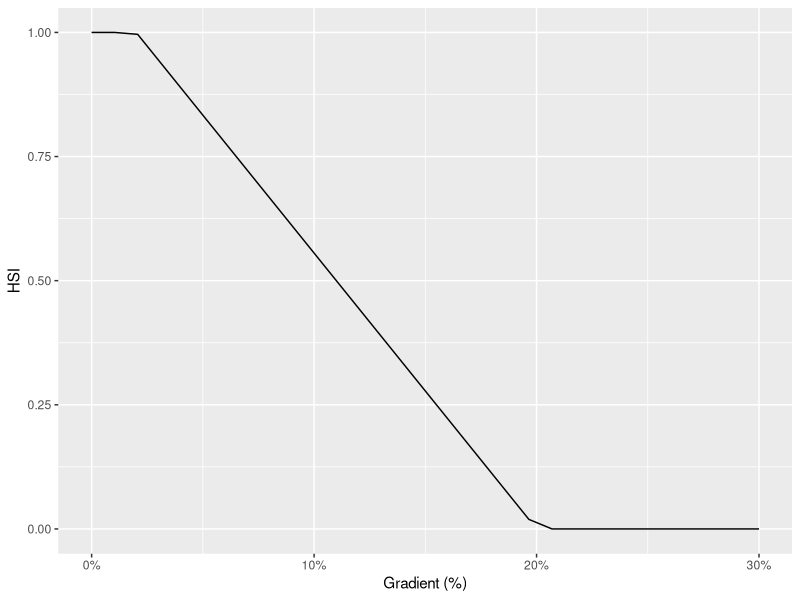
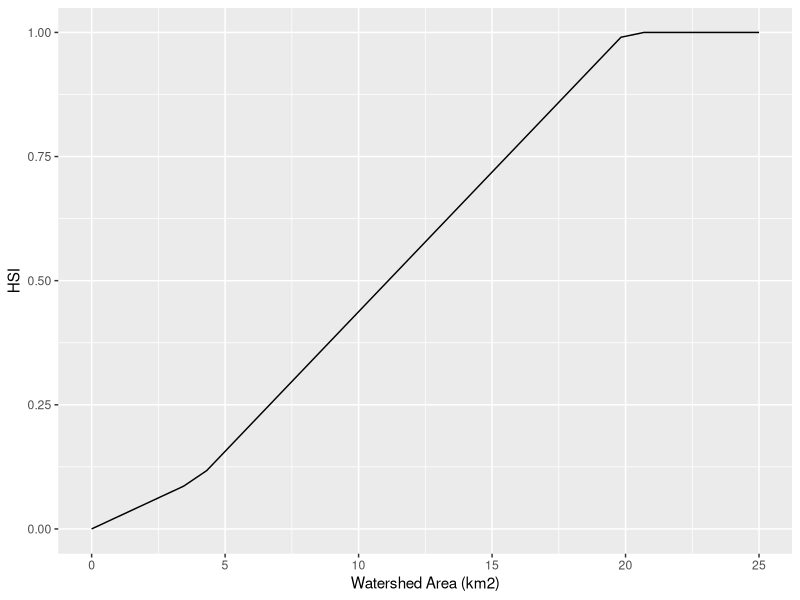
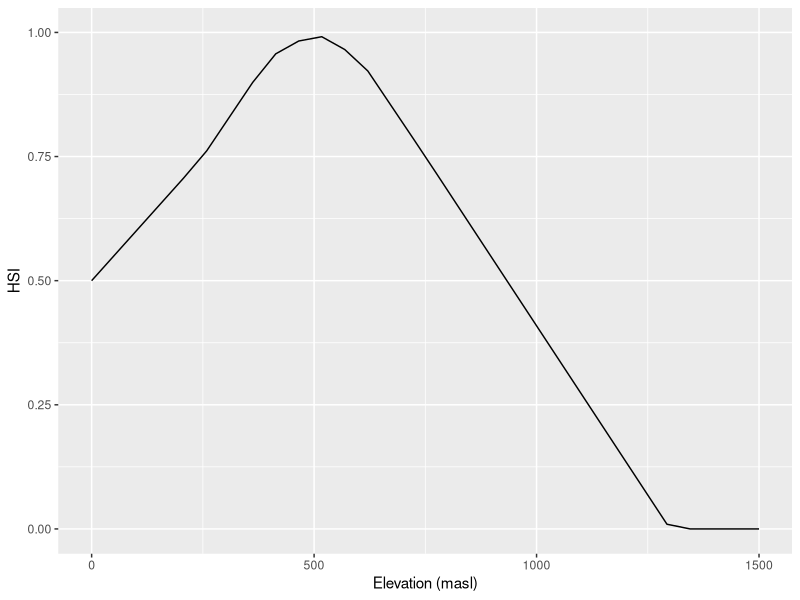

These charts were generated, in order, by the following R code:
## ---- chunk 1
knitr::opts_chunk$set(echo = TRUE)

library(ggplot2)
library(scales)
## ---- chunk 2

hsi_gradient <- function(x) {
  stats::approx(c(0,0.02, 0.2), y = c(1,1,0), xout = x, yleft = NA_real_, yright = 0)$y
}

hsi_watershed_area <- function(x) {
  stats::approx(c(0,4,20), y = c(0,0.1,1), xout = x, yleft = NA_real_, yright = 1)$y
}

hsi_elevation <- function(x) {
  stats::approx(c(0,250,400,500,600,750,1300), y = c(0.5,0.75,0.95,1,0.95,0.75,0), xout = x, yleft = NA_real_, yright = 0)$y
}
## ---- chunk 3
gradient <- data.frame(x = seq(0, 0.3, length.out = 30))
gradient$HSI <- hsi_gradient(gradient$x)

watershed_area <- data.frame(x = seq(0, 25, length.out = 30))
watershed_area$HSI <- hsi_watershed_area(watershed_area$x)

elevation <- data.frame(x = seq(0, 1500, length.out = 30))
elevation$HSI <- hsi_elevation(elevation$x)
## ---- chunk 4
ggplot(data = gradient) +
  aes(x = x, y = HSI) +
  expand_limits(y = c(0, 1)) +
  geom_line() +
  scale_x_continuous("Gradient (%)", labels = percent)

ggplot(data = watershed_area) +
  aes(x = x, y = HSI) +
  expand_limits(y = c(0, 1)) +
  geom_line() +
  scale_x_continuous("Watershed Area (km2)")

ggplot(data = elevation) +
  aes(x = x, y = HSI) +
  expand_limits(y = c(0, 1)) +
  geom_line() +
  scale_x_continuous("Elevation (masl)")
